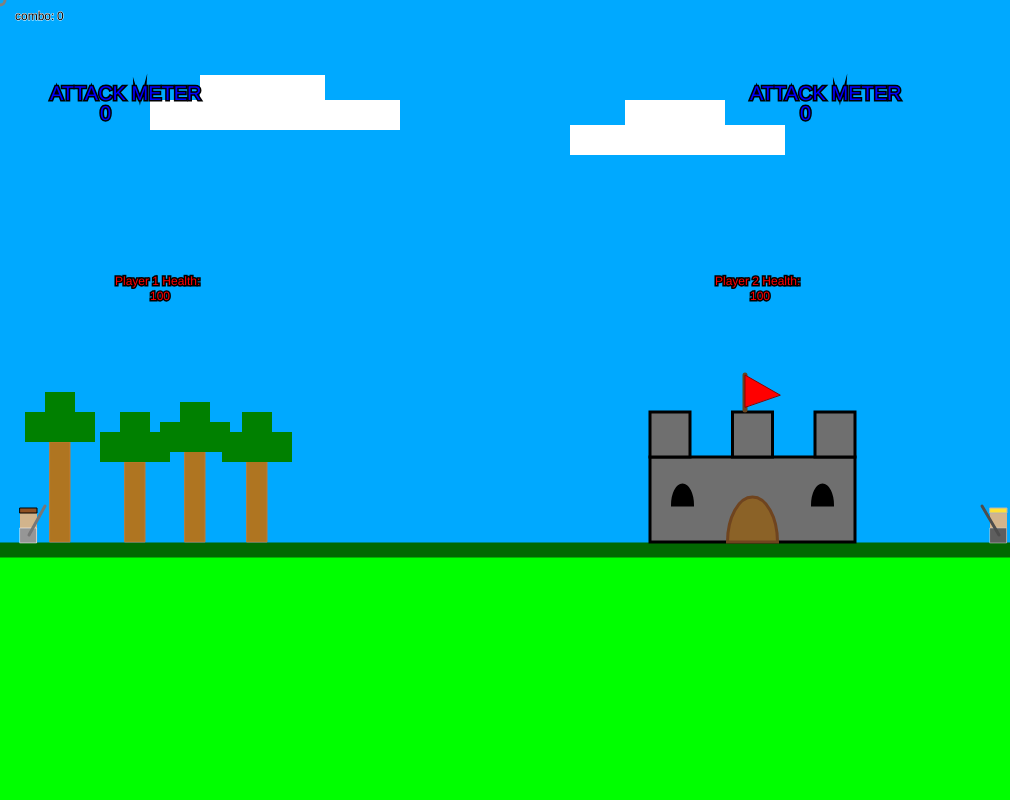
Frame 1 (no input)
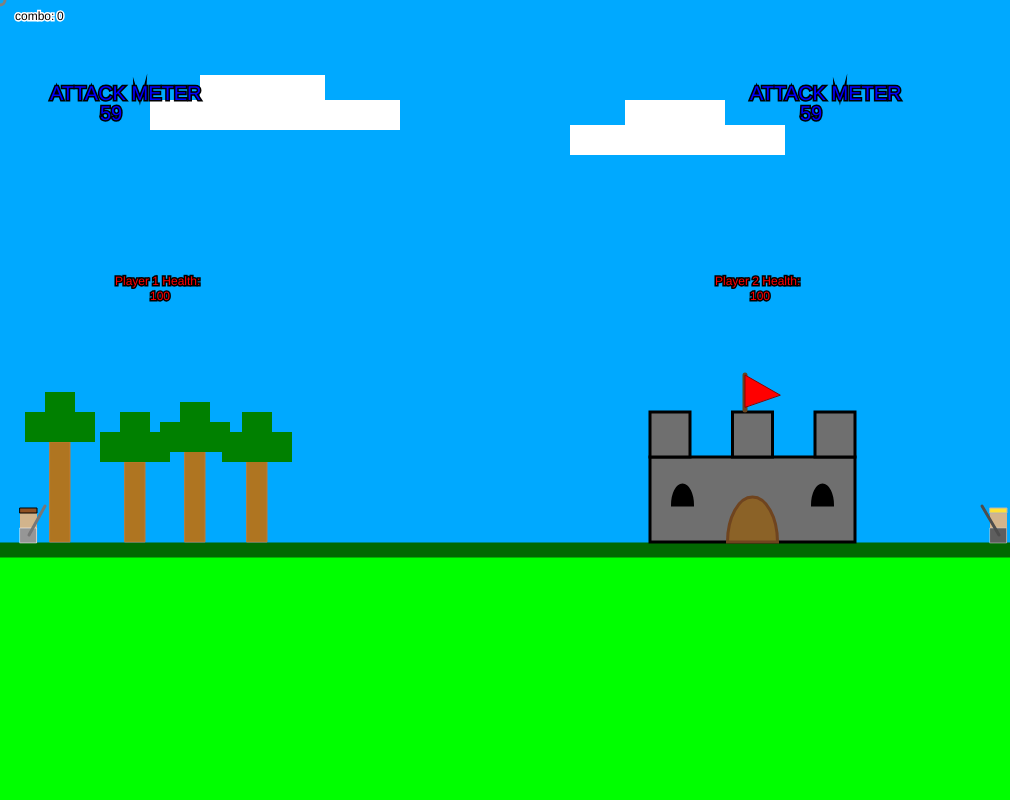
Frame 60 (no input)
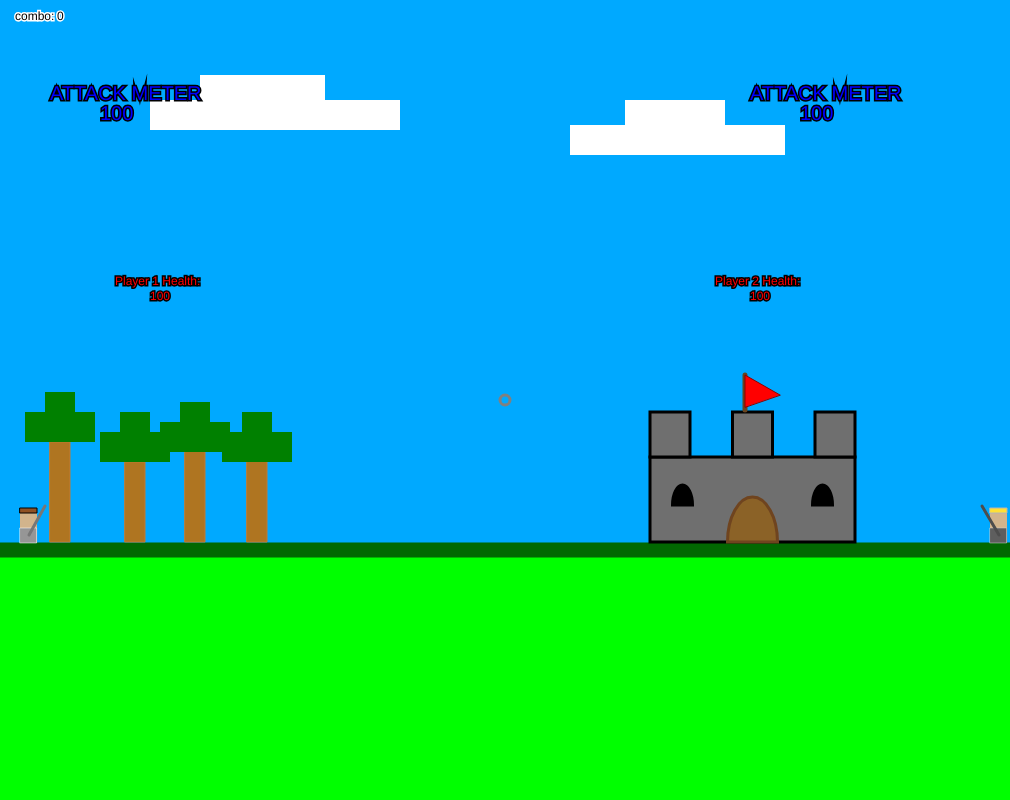
Frame 120 (the mouse pressed at the canvas centre since frame 60)

The p5.js sketch that drew these frames (run headless with seeded random() and noise() and a simulated clock; from frame 60 on, the mouse is pressed at the canvas centre):

// p5.js sketch
// ── sketch.js
//player1 positioning
var player1_x=20
var player1_y=508
//player1 jumping/moving variables
var player1_dy=0
var player1_dx=0
//player2 positioning
var player2_x=990
var player2_y=508
//player2 jumping/moving variables
var player2_dx=0
var player2_dy=0
//attack variables
var attack1=0
var attack2=0
//players health
var player1_Health=100
var player2_Health=100
//cheat code combo variable
var combo=0
//attack charge
var dmg1=0
var dmg2=0

function setup() {
  createCanvas(1010, 800)
  noCursor()
}

function draw() {
  //sky
  background("rgb(0,169,255)")
  //combo traker
  textSize(12)
  stroke('white')
  fill("black")
  text(combo,57,20)
  text('combo:',15,19.5)
  //ground
  stroke("rgb(1,104,1)")
  fill("rgb(0,255,0)")
  strokeWeight(15)
  rect(-10,550,1030)
  //tree trunks
  fill("rgb(175,117,33)")
  stroke("rgb(192,123,51)")
  strokeWeight(1)
  rect(50,442,20,100)
  rect(125,462,20,80)
  rect(185,427,20,115)
  rect(247,452,20,90)
  //tree leaves
  fill("green")
  strokeWeight(0)
  rect(25,412,70,30)
  rect(45,392,30)
  rect(100,432,70,30)
  rect(120,412,30)
  rect(160,422,70,30)
  rect(180,402,30)
  rect(222,432,70,30)
  rect(242,412,30)
  //clouds
  fill("white")
  rect(150,100,250,30)
  rect(200,75,125,30)
  rect(570,125,215,30)
  rect(625,100,100,30)
  //castle
  fill("rgb(111,111,111)")
  stroke("black")
  strokeWeight(3)
  rect(650,457,205,85)
  rect(650,412,40,45)
  rect(732.5,412,40,45)
  rect(815,412,40,45)
  //castle windows
  fill("black")
  arc(682.5, 505, 20, 40, PI, 0, CHORD)
  arc(822.5, 505, 20, 40, PI, 0, CHORD)
  //castle doors
  fill("rgb(139,98,39)")
  stroke("rgb(111,68,31)")
  arc(752.5, 542, 50, 90, PI, 0, CHORD)
  //flag pole
  stroke("rgb(104,68,30)")
  strokeWeight(5)
  line(745,410,745,375)
  //flag
  strokeWeight(1)
  stroke("rgb(139,0,0)")
  fill("red")
  triangle(745,407,745,375,780,395)
  //player1 body
  fill("tan")
  noStroke()
  rect(player1_x,player1_y,17,35)
  //player1 hair
  strokeWeight(1)
  fill("rgb(143,82,37)")
  stroke("black")
  rect(player1_x,player1_y,17,5)
  //player1 armor
  fill("rgb(150,150,150)")
  stroke("rgb(255,255,255)")
  strokeWeight(0.5)
  rect(player1_x,player1_y+20,16.6,15)
  //player1 jumping mechanics
  player1_y=player1_y+player1_dy
  player1_dy=player1_dy+0.1
  if(player1_y>508){player1_y=508}
  if(player1_y<464){player1_y=464}
  player1_x=player1_x+player1_dx
  //player1 sword
  strokeWeight(3)
  stroke("rgb(119,119,119)")
  if(attack1==0) {
    line(player1_x+9,player1_y+27,player1_x+25,player1_y-2)
  } 
  if(attack1==1){
    line(player1_x+9,player1_y+27,player1_x+40,player1_y+22)
  }
  //the omega sword
  if(combo==5 && attack1<2){
    attack1=2
    combo=100
    player1_Health=player1_Health+100
     }
  if(attack1==2){
    stroke("black")
    line(player1_x+9,player1_y+27,player1_x+14,player1_y+23)
    line(player1_x+11,player1_y+19,player1_x+17,player1_y+27)
    stroke("yellow")
    strokeWeight(4)
    line(player1_x+16,player1_y+21,player1_x+40,player1_y)
     }
  if(attack1==3){
    strokeWeight(3)
    stroke("black")
    line(player1_x+9,player1_y+27,player1_x+14,player1_y+27)
    line(player1_x+16,player1_y+32,player1_x+16,player1_y+22)
    strokeWeight(4)
    stroke("yellow")
    line(player1_x+19,player1_y+27,player1_x+50,player1_y+27)
  }
  //fixes glitches with swords
  if(combo==100 && attack1<2){
    attack1=2
  }
  if(combo==100 && attack1>3){
     attack1=2
     }
  if(combo<4 && attack1>1){
    attack1=0
  }
  if(combo<4 && attack1<0){
    attack1=0
  }
  //player1 sword damage
  if(attack1==1 && player1_x+40>player2_x && player1_x+9<player2_x+17 && dmg1==100){
   player2_Health=player2_Health-5
   dmg1=0
}
  //player2 sword damage
  if(attack2==1 && player2_x-27<player1_x+17 && player2_x+17>player1_x+17 && dmg2==100){
  player1_Health=player1_Health-5
  dmg2=0
}
  //omega sword damage
  if(attack1==3 && player1_x+50>player2_x && player1_x+16<player2_x+17 && dmg1>75){
  player2_Health=player2_Health-10
  dmg1=dmg1-75
}

  //players health
  textSize(12)
  stroke("black")
  fill("red")
  text(floor(player1_Health),150,300)
  text('Player 1 Health:',115,285)
  text(floor(player2_Health),750,300)
  text('Player 2 Health:',715,285)
  
  
  //player2 body
  fill("tan")
  noStroke()
  rect(player2_x,player2_y,17,35)
  //player2 hair
  strokeWeight(1)
  fill("rgb(255,224,53)")
  stroke("rgb(180,180,180)")
  rect(player2_x,player2_y,17,5)
  //player2 armor
  fill("rgb(94,94,94)")
  stroke("rgb(206,206,206)")
  strokeWeight(0.5)
  rect(player2_x,player2_y+20,16.6,15)
  //player1 jumping mechanics
  player2_y=player2_y+player2_dy
  player2_dy=player2_dy+0.1
  if(player2_y>508){player2_y=508}
  if(player2_y<464){player2_y=464}
  player2_x=player2_x+player2_dx
  //player2 sword
  strokeWeight(3)
  stroke("rgb(77,77,77)")
  if(attack2==0) {
    line(player2_x+9,player2_y+27,player2_x-8,player2_y-2)
  } 
  if(attack2==1){
    line(player2_x+9,player2_y+27,player2_x-23,player2_y+22)
  }
  //attack cooldown
  fill("blue")
  stroke("black")
  textSize(20)
  text("ATTACK METER",50,100)
  text("ATTACK METER",750,100)
  text(floor(dmg1),100,120)
  text(floor(dmg2),800,120)
  //cooldown timer
  dmg1=dmg1+1
  dmg2=dmg2+1
  if(dmg1>100){
  dmg1=100
  }
  if(dmg2>100){
    dmg2=100
  }
  //player2 win screen
  if(player1_Health<1){
    background("black")
    textSize(50)
    fill("red")
    stroke("blue")
    text("PLAYER 2 WINS!",300,300)
     }
  //player1 win screen
  if(player2_Health<1){
    background("black")
    textSize(50)
    stroke("red")
    fill("blue")
    text("PLAYER 1 WINS!",300,300)
  }
   //mouse
  noFill()
  strokeWeight(3)
  stroke("grey")
  ellipse(mouseX,mouseY,10,10)
}
function keyPressed(){
  //player1 movement
  if(key=='d'){player1_dx=2}
  if(key=='a'){player1_dx=-2}
  if(key=='w'){player1_dy=-3}
  if(key=='c'){attack1=attack1+1}
  //player2 movement
  if(key=='k'){player2_dx=2}
  if(key=='h'){player2_dx=-2}
  if(key=='u'){player2_dy=-3}
  if(key==','){attack2=1}
  //fullscreen
  if(key=='q'){let fs=fullscreen();fullscreen(!fs)}
  //cheat code:omega
  if(key=='o'&& combo===0){combo=1}
  if(key=='m'&& combo===1){combo=2}
  if(key=='e'&& combo===2){combo=3}
  if(key=='g'&& combo===3){combo=4}
  if(key=='a'&& combo===4){combo=5}
}
function keyReleased(){
  //also player1 movement
  if(key=='d'){player1_dx=0}
  if(key=='a'){player1_dx=0}
  if(key=='c'){attack1=attack1-2}
  //also player2 movement
  if(key=='k'){player2_dx=0}
  if(key=='h'){player2_dx=0}
  if(key==','){attack2=0}
}
